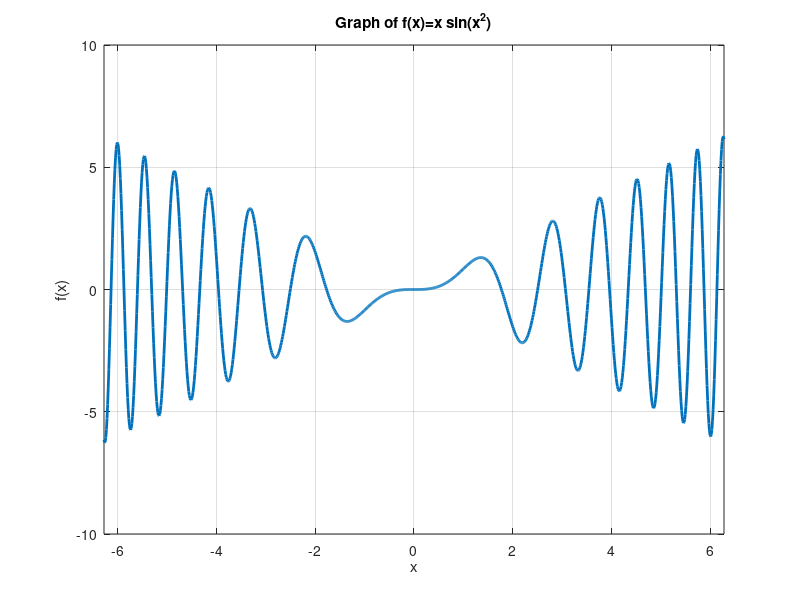

Here is the MATLAB script that generated this plot:
x = [-2*pi : 4*pi/1024 : 2*pi];
y = x .* sin(x.^2);
H = plot (x,y);
set(H,'LineWidth',2)
axis on
grid on
title ('Graph of f(x)=x sin(x^2)')
xlabel ('x')
ylabel ('f(x)')
xlim ([-2*pi 2*pi])

